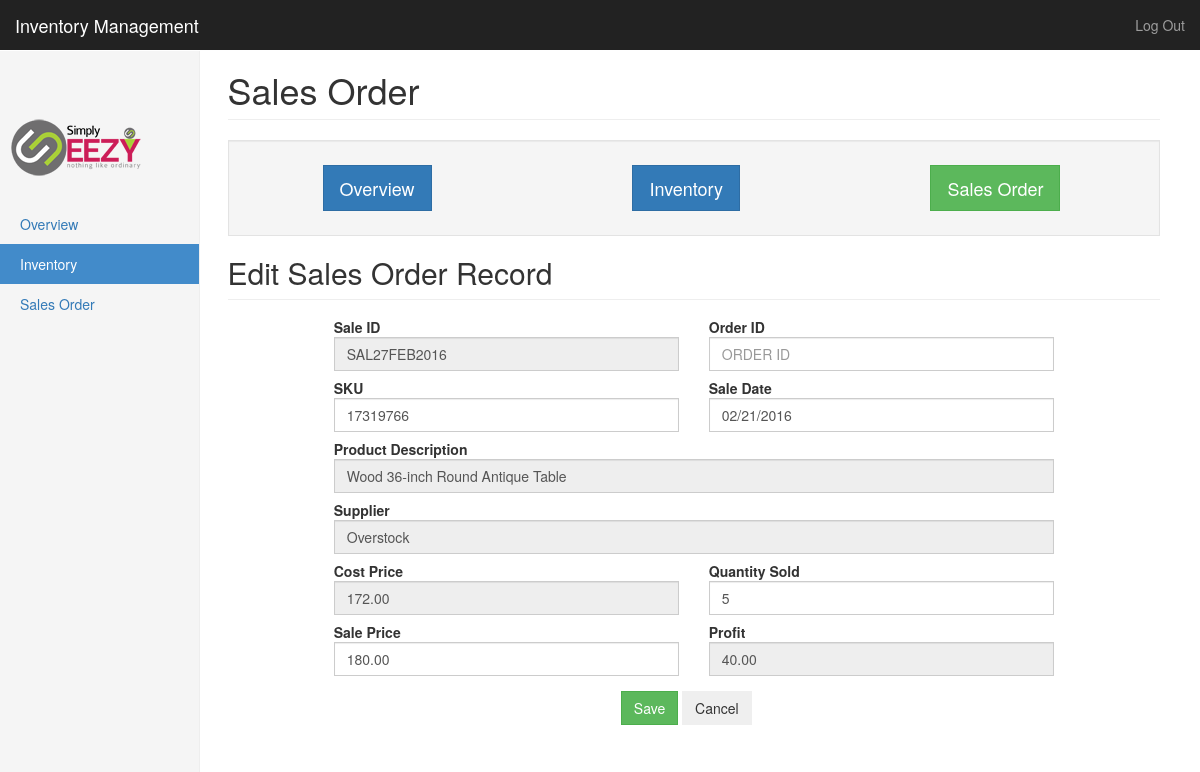
The app's page /addSalesRecord.php?id=7 (signed in) with its own data.
### tables this page shows
CREATE TABLE IF NOT EXISTS `sales` (
  `id` int(11) NOT NULL AUTO_INCREMENT,
  `sale_id` varchar(50) NOT NULL,
  `order_id` varchar(150) NOT NULL,
  `sku` varchar(100) NOT NULL,
  `title` varchar(250) NOT NULL,
  `supplier` varchar(250) NOT NULL,
  `cost_price` decimal(10,2) NOT NULL DEFAULT '0.00',
  `sale_price` decimal(10,2) NOT NULL DEFAULT '0.00',
  `quantity_purchased` int(11) DEFAULT NULL,
  `profit_retained` decimal(10,2) NOT NULL DEFAULT '0.00',
  `sale_date` date NOT NULL,
  `date_added` datetime NOT NULL,
  `date_modified` datetime NOT NULL,
  `status` int(11) NOT NULL DEFAULT '1',
  PRIMARY KEY (`id`),
  KEY `sku` (`sku`)
);

### addSalesRecord.php (the view, shortened to what this page needs)
<?php
include('db.php');
$id_value = (isset($_REQUEST['id']))?$_REQUEST['id']:'';
if(!empty($id_value)){
	$selectInvSql = "SELECT * FROM sales WHERE id=:id_value";
	$selectInvSqlStatement = $myMySQLPDOCon->prepare($selectInvSql);
	$selectInvSqlParameter = array("id_value"=>$id_value);
	$selectInvSqlStatement->execute($selectInvSqlParameter);
	$inventoryRecords = $selectInvSqlStatement->fetchAll();
	if(count($inventoryRecords)>0){
		$title = $inventoryRecords[0]["title"];
		$sku = $inventoryRecords[0]["sku"];
		$cost_price = $inventoryRecords[0]["cost_price"];
		$quantity_purchased = $inventoryRecords[0]["quantity_purchased"];
		$sale_price = $inventoryRecords[0]["sale_price"];
		$supplier = $inventoryRecords[0]["supplier"];
		$saledate = $inventoryRecords[0]["sale_date"];
		$sale_date = date('m/d/Y', strtotime($saledate));
		$profit_retained = $inventoryRecords[0]["profit_retained"];
	}
}
function getProperSaleId(){
	global $myMySQLPDOCon;
	$sale_id_p = "";
	$today = date('Y-m-d');
	$selectInvSql_p = "SELECT sale_id FROM sales WHERE DATE_FORMAT(date_added, '%Y-%m-%d')=:sale_date_value ORDER BY id DESC LIMIT 1";
	$selectInvSqlStatement_p = $myMySQLPDOCon->prepare($selectInvSql_p);
	$selectInvSqlParameter_p = array("sale_date_value"=>$today);
	$selectInvSqlStatement_p->execute($selectInvSqlParameter_p);
	$inventoryRecords_p = $selectInvSqlStatement_p->fetchAll();
	if(count($inventoryRecords_p)>0){
		$sale_id_p = $inventoryRecords_p[0]["sale_id"];
	}
	return $sale_id_p;
}
$sale_id = getProperSaleId();
?>
<!DOCTYPE html>
<html lang="en">
  <head>
    <link href="css/bootstrap.min.css" rel="stylesheet">
    <link href="css/ie10-viewport-bug-workaround.css" rel="stylesheet">
    <link href="css/dashboard.css" rel="stylesheet">
	<link href="css/style.css" rel="stylesheet">
  </head>
  <body>
    <nav class="navbar navbar-inverse navbar-fixed-top">
      <div class="container-fluid">
        <div class="navbar-header">
		  <a class="navbar-brand" href="#">Inventory Management</a>
        </div>
        <div id="navbar" class="navbar-collapse collapse">
          <ul class="nav navbar-nav navbar-right">
            <li><a href="logout.php">Log Out</a></li>
          </ul>
        </div>
      </div>
    </nav>
    <div class="container-fluid">
      <div class="row">
        <div class="col-sm-3 col-md-2 sidebar">
          <ul class="nav nav-sidebar">
		  <br><img src="images/SimplyEezyLogo.png" ><br>
            <li><a href="dashboard.php">Overview <span class="sr-only">(current)</span></a></li>
			<li class="active"><a href="inventory.php">Inventory</a></li>
			<li><a href="sales.php">Sales Order</a></li>
          </ul>
        </div>
        <div class="col-sm-9 col-sm-offset-3 col-md-10 col-md-offset-2 main">
          <h1 class="page-header">Sales Order</h1>
		<div class="well well-lg">
			<div class="row">
				<div style=" text-align:center;">
					<div class="col-xs-4">
						<button type="button" class="btn btn-primary btn-lg" onClick='location.href="dashboard.php";'>Overview</button>
					</div>
					<div class="col-xs-4">
						<button type="button" class="btn btn-primary btn-lg" onClick='location.href="inventory.php";'>Inventory</button>
					</div>
					<div class="col-xs-4">
						<button type="button" class="btn btn-success btn-lg" onClick='location.href="sales.php";'>Sales Order</button>
					</div>
				</div>
			</div>
		</div>
          <h2 class="sub-header"><?php echo (!empty($id_value))?'Edit':'Add';?> Sales Order Record</h2>
          <div class="table-responsive" style="width:100%">
    <div id="maincontent" class="span8 myForm">
      <form id="add-salesorder-form" class="form-horizontal" method="post" action="insertSales.php" >
		  <div class="form-control-group">
		  <div class="col-xs-6">
            <label class="control-label" for="sale_id">Sale ID</label>
              <input type="text" class="form-control input-md" id="sale_id"  name="sale_id" placeholder="Sale ID" value="<?php echo (!empty($sale_id))?$sale_id:'';?>"  <?php if(!empty($sale_id)){echo 'readonly="true"';}?> >
            </div>
          </div>
		  <div class="form-control-group">
		  <div class="col-xs-6">
            <label class="control-label" for="sale_id">Order ID</label>
              <input type="text" class="form-control input-md" id="order_id"  name="order_id" placeholder="Order ID" value="<?php echo (!empty($order_id))?$order_id:'';?>" >
            </div>
          </div>
          <div class="form-control-group">
		   <div class="col-xs-6">
            <label class="control-label" for="sku">SKU</label>
			<input type="text" class="form-control input-md" id="sku"  name="sku" placeholder="SKU" value="<?php echo (!empty($sku))?$sku:'';?>" onBlur="checkSKU();" >
            </div>
          </div>
          <div class="form-control-group">
			<div class="col-xs-6">
            <label class="control-label" for="sale_date">Sale Date</label>
			<input type="text" class="form-control input-md" id="sale_date" name="sale_date" placeholder="Sale Date" data-date-format="yyyy-mm-dd" data-date-autoclose=true value="<?php if(isset($sale_date)){echo $sale_date;}?>" >
  					<link rel="stylesheet" href="//code.jquery.com/ui/1.11.4/themes/smoothness/jquery-ui.css">
            </div>
          </div>
          <div class="form-control-group">
		  <div class="col-xs-12">
            <label class="control-label" for="title">Product Description</label>
              <input type="text" class="form-control" id="title" name="title" placeholder="Title" value="<?php if(isset($title)){echo $title;}?>" readonly="true">
            </div>
          </div>
          <div class="form-control-group">
		  <div class="col-xs-12">
            <label class="control-label" for="supplier">Supplier</label>
              <input type="text" class="form-control" id="supplier" name="supplier" placeholder="Supplier" value="<?php if(isset($supplier)){echo $supplier;}?>" readonly="true" >
            </div>
          </div>
          <div class="form-control-group">
		  <div class="col-xs-6">
            <label class="control-label" for="cost_price">Cost Price</label>
              <input type="text" class="form-control" id="cost_price" name="cost_price" placeholder="Cost Price" value="<?php if(isset($cost_price)){echo $cost_price;}?>"  readonly="true">
            </div>
          </div>
          <div class="form-control-group">
			<div class="col-xs-6">
            <label class="control-label" for="quantity_purchased">Quantity Sold</label>
              <input type="text" class="form-control" id="quantity_purchased" name="quantity_purchased" placeholder="Quantity Sold" value="<?php if(isset($quantity_purchased)){echo $quantity_purchased;}?>">
            </div>
          </div>
          <div class="form-control-group">
		  <div class="col-xs-6">
            <label class="control-label" for="sale_price">Sale Price</label>
              <input type="text" class="form-control" id="sale_price" name="sale_price" placeholder="Sale Price" value="<?php if(isset($sale_price)){echo $sale_price;}?>">
            </div>
          </div>
          <div class="form-control-group">
			<div class="col-xs-6">
            <label class="control-label" for="profit_retained">Profit</label>
              <input type="text" class="form-control" id="profit_retained" name="profit_retained" placeholder="Profit" value="<?php if(isset($profit_retained)){echo $profit_retained;}?>" readonly="true">
            </div>
          </div>
			<div class="row text-center" >
				<div class="form-actions">
					<div class="col-xs-12" style="padding-top:15px;">
						<button type="submit" class="btn btn-success btn-large" id="salesSaveButton">Save</button>
						<button type="reset" id="salesResetForm" class="btn">Cancel</button>
					</div>
				</div>
			</div>
      </form>
    </div>
 </div>
        </div>
      </div>
    </div>
  </body>
</html>

### css/dashboard.css (style rules this page uses)
body { padding-top: 50px; }
.sub-header { padding-bottom: 10px; border-bottom: 1px solid #eee; }
.navbar-fixed-top { border: 0; }
.sidebar { display: none; }
@media (min-width: 768px) { .sidebar { position: fixed; top: 51px; bottom: 0; left: 0; z-index: 1000; display: block; padding: 20px; overflow-x: hidden; overflow-y: auto; background-color: #f5f5f5; border-right: 1px solid #eee; } }
.nav-sidebar { margin-right: -21px; margin-bottom: 20px; margin-left: -20px; }
.nav-sidebar > li > a { padding-right: 20px; padding-left: 20px; }
.nav-sidebar > .active > a, .nav-sidebar > .active > a:hover, .nav-sidebar > .active > a:focus { color: #fff; background-color: #428bca; }
.main { padding: 20px; }
@media (min-width: 768px) { .main { padding-right: 40px; padding-left: 40px; } }
.main .page-header { margin-top: 0; }

### addSalesRecord.php (style rules this page uses)
input#sale_id, input#order_id { text-transform: uppercase; }
.myForm { width: 750px; margin-left: auto; margin-right: auto; float: none; }

### records on screen
sales: sku "17319766", sale_date "02/21/2016", title "Wood 36-inch Round Antique Table", supplier "Overstock", cost_price "172.00", quantity_purchased "5", sale_price "180.00", profit_retained "40.00"
